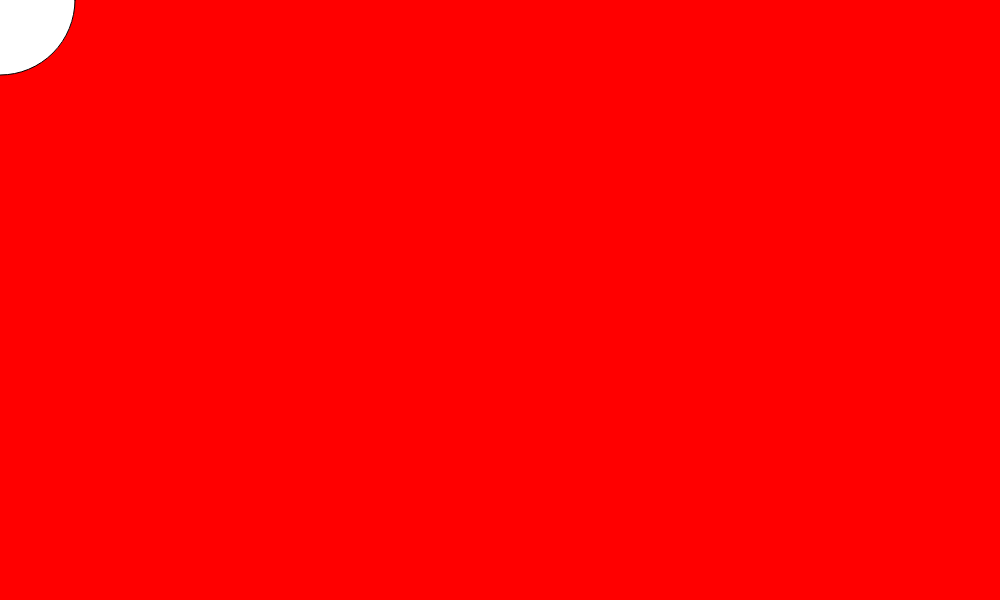
Frame 1 (no input)
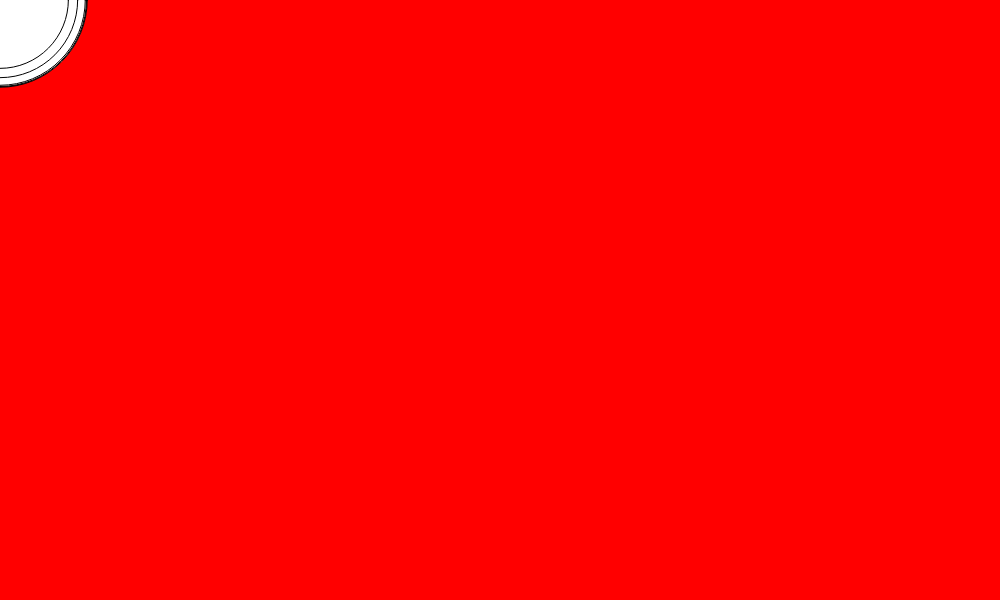
Frame 60 (no input)
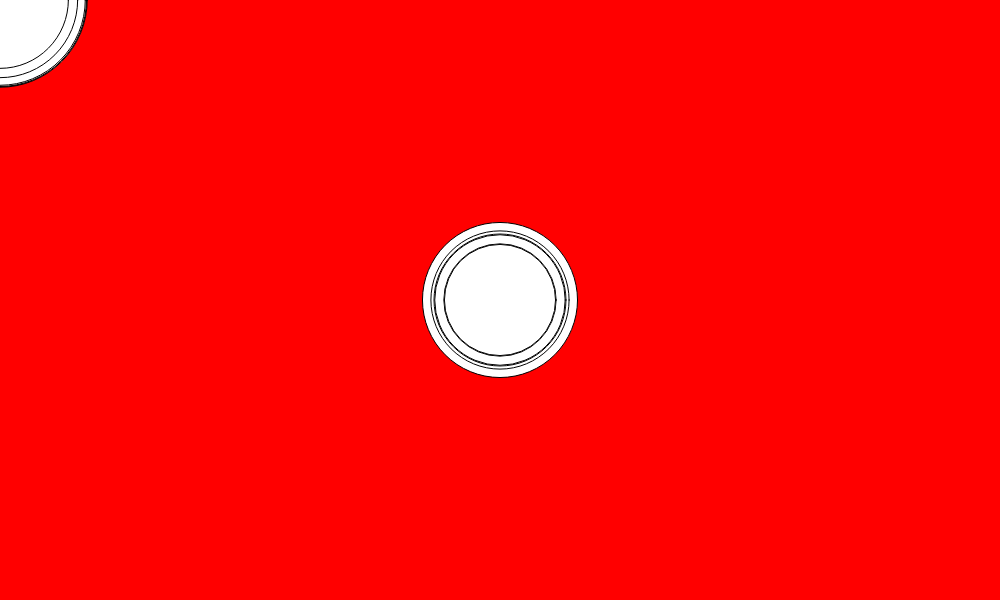
Frame 120 (the mouse pressed at the canvas centre since frame 60)

The p5.js sketch that drew these frames (run headless with seeded random() and noise() and a simulated clock; from frame 60 on, the mouse is pressed at the canvas centre):

// p5.js sketch
// ── sketch.js
var circleSize = 150;

function setup() {
  createCanvas(1000, 600);
  background(255, 0, 0);
}

function draw() {
  ellipse(mouseX, mouseY, circleSize, circleSize);

  var diff = random(-20, 20);
  circleSize = circleSize + diff;
}

function mouseClicked() {
  clear();
  var r = random(255);
  var g = random(255);
  var b = random(255);
  background(r, g, b);
  circleSize = 150;
}
